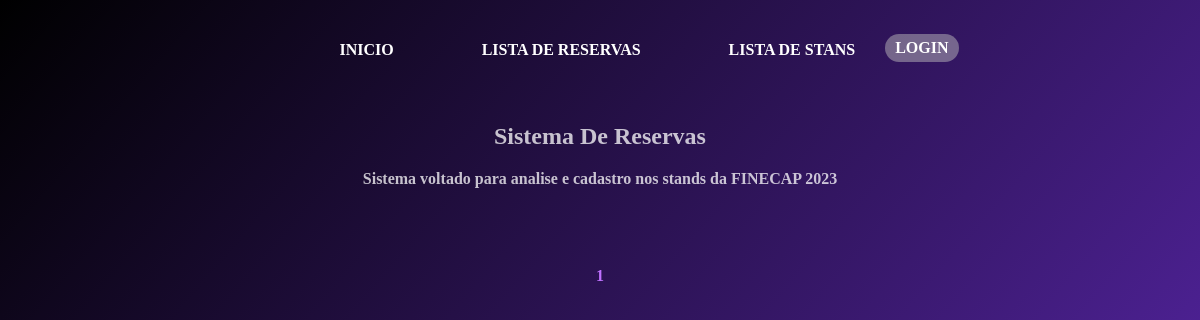
The app's page /stand/, older data.
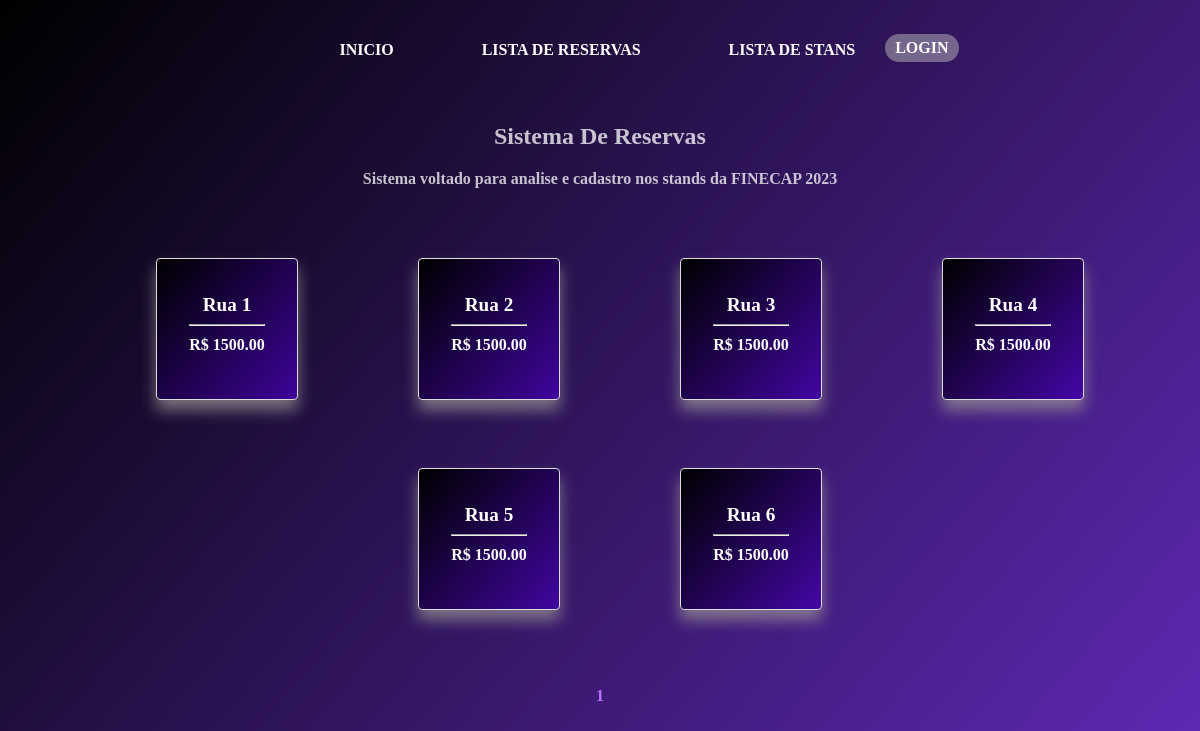
The same page, newer data.
### stand/models.py (models this page shows, shortened)
class Stand(models.Model):
    localizacao = models.CharField(max_length=150)
    valor = models.DecimalField(verbose_name=("Valor"),max_digits=10, decimal_places=2)

### stand/views.py (the view)
# urls.py: path('stand/',StandListView.as_view(),name='lista_stand'),
class StandListView(generic.ListView):
    model = Stand
    template_name = 'core2/stand_list.html'
    context_object_name = 'lista_stand'
    paginate_by = 10

### stand/templates/core2/stand_list.html (shortened to what this page needs)
{% extends 'base.html' %}
{% block center %}
<div class="cards-container">
    {% for stand_item in lista_stand %}<ul>
        <a href="{% url 'stand' pk=stand_item.id %}">
            <li class="card">
                <div>
                    <h3>{{ stand_item.localizacao }} </h3>
                    <hr>
                    <p>R$ {{stand_item.valor}}</p>
                </div>
            </li>
        </a>
    </ul>
    {% endfor %}
</div>
<nav class="br-pagination" aria-label="Paginação de resultados" data-total="50" data-current="1" data-per-page="20">
    <div class="pagination-container">
        {% for i in page_obj.paginator.page_range %}
            {% if i == page_obj.number %}
            <a class="pagination-link" href="?page={{ i }}" style="color: rgb(191, 113, 255);">{{ i }}</a>
            {% else %}
                <a class="pagination-link" href="?page={{ i }}">{{ i }}</a>
            {% endif %}
        {% endfor %}
    </div>
</nav>
{% endblock center %}

### templates/base.html (shortened to what this page needs)
{% load static %}
{% load account %}
<!DOCTYPE html>
<html lang="en">
<head>
  <link rel="stylesheet" href="{% static 'css/basecss.css' %}">
</head>
<body>
  <header>
    <div class="container-fluid">
      <nav class="navbar navbar-inverse">
        <div class="container-fluid">
          <ul class="nav navbar-nav" style="margin-top: 0px;">
            <a id="len1" class="hoverable" href="{% url 'index' %}">
              <li>Inicio</li>
            </a>
            <a id="len2" class="hoverable" href="{% url 'lista_reserva' %}">
              <li>Lista de Reservas</li>
            </a>
            <a id="len3" class="hoverable" href="{% url 'lista_stand' %}">
              <li>Lista de Stans</li>
            </a>
            {% if user.is_authenticated %}
            <a id="len6" class="hoverable" href="{% url 'account_logout' %}" style="background-color: rgba(195, 192, 192, 0.473);border-radius: 50px;">
              <li style="padding: 0%;margin: 5px 10px 5px 10px;">Logout</li>
            </a>
            {% else %}
            <a id="len6" class="hoverable" href="{% url 'account_login' %}"style="background-color: rgba(195, 192, 192, 0.473);border-radius: 50px;">
              <li style="padding: 0%;margin: 5px 10px 5px 10px;">Login</li>
            </a>
            {% endif %}
          </ul>
        </div>
      </nav>
  </header>
  <main>
    <div id="what-the-hell-is-this">
      <div class="page-title" style="color: white;">
        <h2>Sistema De Reservas</h2>
        <p class="lead">
          Sistema voltado para analise e cadastro nos stands da FINECAP 2023 <br />
        </p>
      </div>
    </div>
    <div>
      {% block center %}
      {% endblock center %}
    </div>
  </main>
</body>
</html>

### static/css/basecss.css (style rules this page uses)
.hoverable { display: inline-block; backface-visibility: hidden; vertical-align: middle; position: relative; box-shadow: 0 0 1px rgba(0, 0, 0, 0); transform: translateZ(0); transition-duration: .3s; transition-property: transform; }
.hoverable:before { position: absolute; pointer-events: none; z-index: -1; content: ''; top: 100%; left: 5%; height: 10px; width: 90%; opacity: 0; background: -webkit-radial-gradient(center, ellipse, rgba(255, 255, 255, 0.35) 0%, rgba(255, 255, 255, 0) 80%); background: radial-gradient(ellipse at center, rgba(255, 255, 255, 0.35) 0%, rgba(255, 255, 255, 0) 80%); transition-duration: 0.3s; transition-property: transform, opacity; }
.bounce { animation-name: bounce-animation; animation-duration: 2s; }
@media (min-width: 768px) { .navbar { text-align: center !important; float: none; display: inline-block; } }
body { background: rgb(0, 0, 0); background: linear-gradient(131deg, rgba(0, 0, 0, 1) 0%, rgba(67, 2, 172, 0.8431022067029936) 100%); font-weight: 600; text-align: center !important; color: white; min-height: 98vh; }
a { text-decoration: none; color: aliceblue; margin: 3px; }
.page-title { opacity: .75 !important; }
.navbar { list-style: none; padding: 0; }
.navbar li { display: inline-block; margin-right: 10px; margin-top: 20px; margin-bottom: 15px; padding: 10px; }

### stand/templates/core2/stand_list.html (style rules this page uses)
body a { color: inherit; text-decoration: none; }
h3, p { word-wrap: break-word; }
.cards-container { display: flex; flex-wrap: wrap; justify-content: center; list-style: none; padding: 20px; }
.card { width: 100px; height: 100px; flex: 0 0 100px; border: 1px solid #ddd; border-radius: 4px; padding: 20px; margin-top: 0px; margin-bottom: 0px; margin-inline: 40px; box-shadow: 0 10px 15px rgba(154, 148, 148, 0.742); background-color: transparent; display: flex; flex-direction: column; align-items: center; justify-content: center; transition: box-shadow 1s; background: linear-gradient(131deg, rgba(0, 0, 0, 1) 0%, rgba(67, 2, 172, 0.8346988453584558) 100%); }
.card h3 { font-size: 1.2em; margin: 0; margin-bottom: 5px; }
.card p { font-size: 16px; margin: 10px 0; }
li { list-style-type: none; }
.pagination-container { display: flex; align-items: center; justify-content: center; margin: 20px; }

Row changes from the older to the newer data that the page shows:
added Stand: localizacao "Rua 1", valor "1500.00"
added Stand: localizacao "Rua 2", valor "1500.00"
added Stand: localizacao "Rua 3", valor "1500.00"
added Stand: localizacao "Rua 4", valor "1500.00"
added Stand: localizacao "Rua 5", valor "1500.00"
added Stand: localizacao "Rua 6", valor "1500.00"
